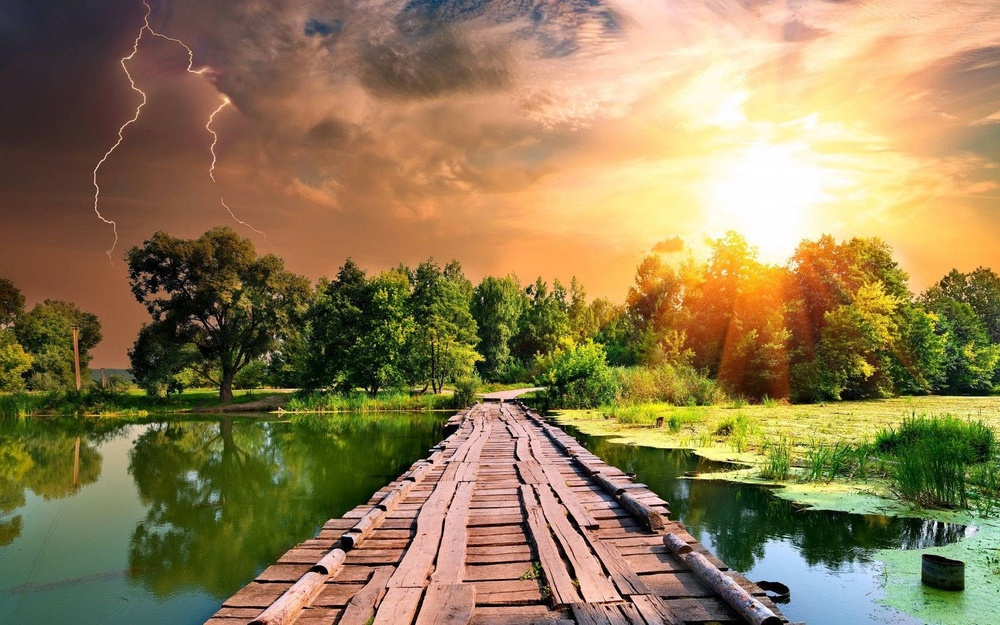
#> input picture imgs/image.jpg, 1000 x 625 px, shrunk from 1680 x 1050 before the run, found by its file name
$ python main.py
#> lines starting #> are read from the running program, lines starting #| are printed output that depends on the picture
import cv2 as cv
import numpy as np

image = cv.imread('image.jpg')
#> image is the input picture: shape (625, 1000, 3); mean B, G, R 84.4, 124.4, 144.2
cv.imshow("Image",image)
image_gray = cv.cvtColor(image, cv.COLOR_BGR2GRAY)
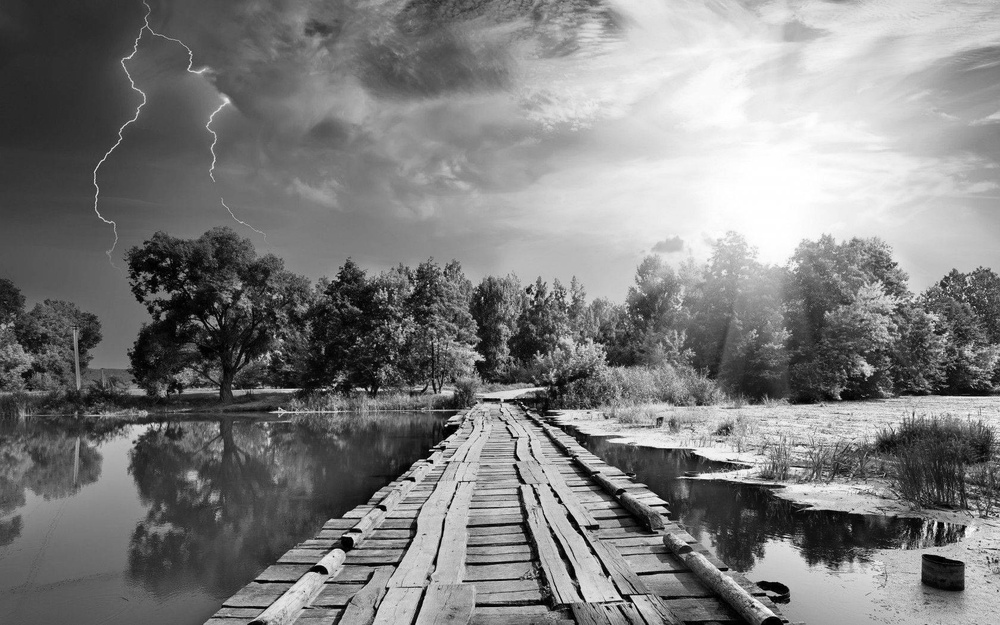
#> image_gray: shape (625, 1000); min 0, max 255, mean 125.8
cv.imshow("Gray Image",image_gray)


cv.imwrite("gray image.jpg", image_gray)


print(image.shape)
#| (625, 1000, 3)
print(image_gray.shape)
#| (625, 1000)
print(len(image.flatten()))
#| 1875000
print(len(image_gray.flatten()))
#| 625000


# scaling the image by factor of 0.5, since we have to copy the pixel values from old image to the scaled image so we will make the transformation matrix M with the scale factor of (1/0.5 = 2)
M = np.array([
    [2,0],
    [0,2]])

# print(M)

height, width = image_gray.shape
#> height = 625; width = 1000
center_x = width//2
#> center_x = 500
center_y = height//2
#> center_y = 312
print(f"Center at: ({center_x},{center_y})")
#| Center at: (500,312)

# scale about the point c
c = np.array([center_x,center_y]).reshape(-1,1)
#> c = [500, 312]
print(c)
#| [[500]
#|  [312]]

# [6 lines of commented-out code are left out]


scaled_image = np.zeros((image_gray.shape[0]//2,image_gray.shape[1]//2))
cv.imshow("Blank",scaled_image)
print(">>>")
print(scaled_image.shape)
#| (312, 500)


for i in range(len(scaled_image)):
    for j in range(len(scaled_image[i])):
        n = np.array([i,j]).reshape(-1,1)
        sub = (n - c)
        dotprod = np.dot(M,sub)
        n_hat = c + dotprod
        # n_hat = n_hat.flatten()
        # print(n[0,0],n[1,0])
        print(f"image_gray[{round(n_hat[0,0])}, {round(n_hat[1,0])}]: {image_gray[round(n_hat[0,0]), round(n_hat[1,0])]}")
        x = min(max(int(n_hat[0,0]),0),image_gray.shape[0]-1)
        y = min(max(int(n_hat[1,0]),0),image_gray.shape[1]-1)
        scaled_image[n[0,0],n[1,0]] = image_gray[x,y]
#> this loop made 312 passes
#> (printed output is left out)
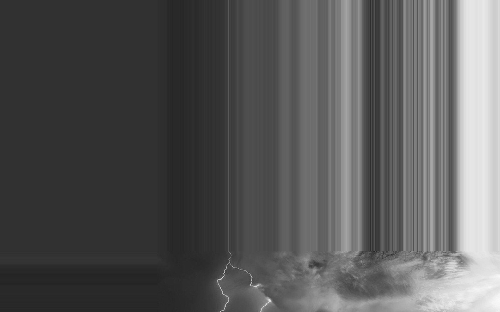
#> scaled_image: shape (312, 500) float64; min 36, max 249, mean 88

cv.imshow("Scaled Image",scaled_image)


cv.waitKey(0)
cv.destroyAllWindows()
